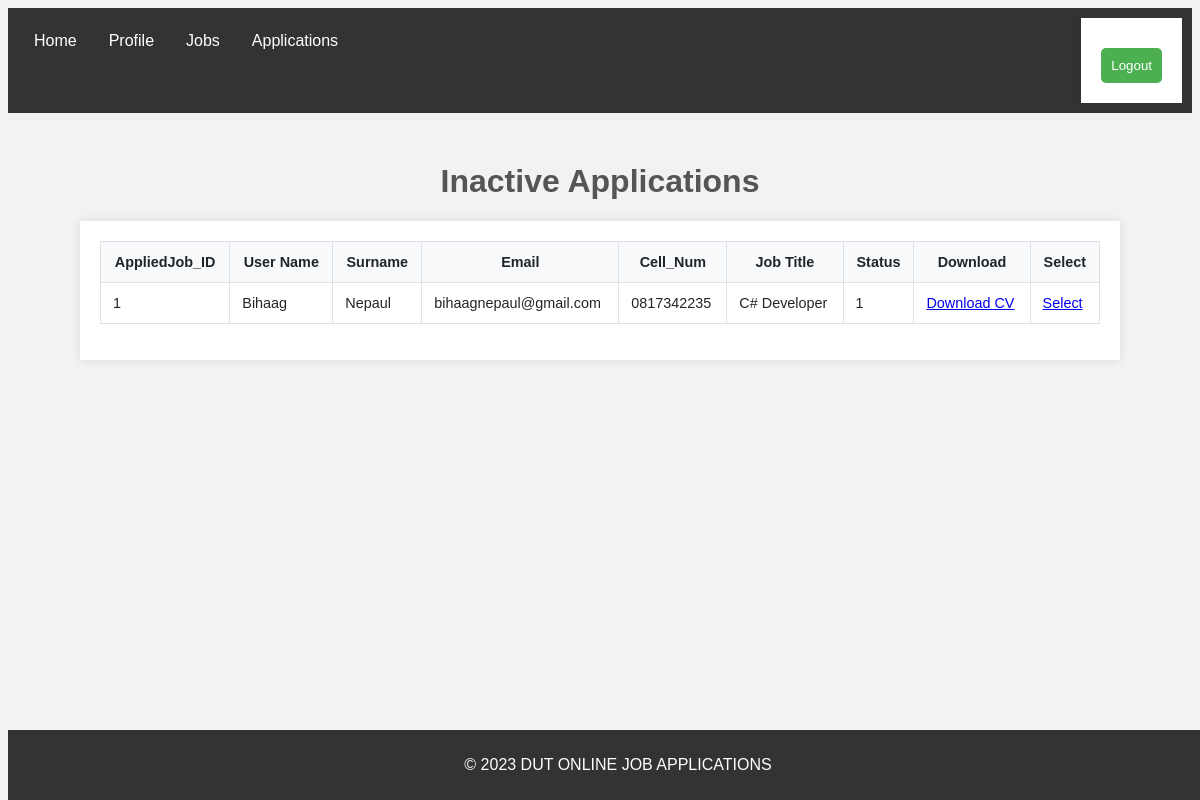
/inactiveapplications, run on an earlier commit of the app's database.
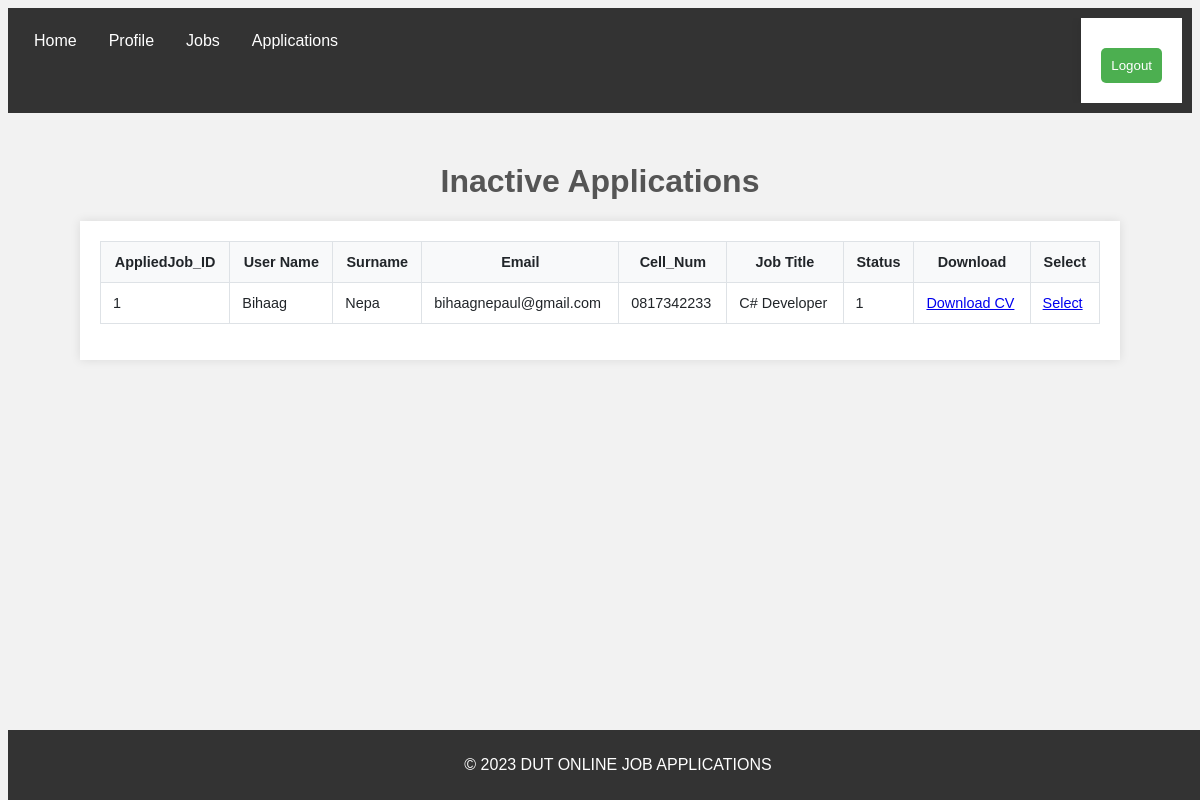
And on a later commit of the database.
### tables this page shows
CREATE TABLE appliedjobs (
                AppJob_ID INTEGER PRIMARY KEY,
                User_ID INTEGER,
                JobId INTEGER,
                CV BLOB, Status Bool,
                FOREIGN KEY(User_ID) REFERENCES users(User_ID),
                FOREIGN KEY(JobID) REFERENCES jobs(JobID)
            );

CREATE TABLE users (User_ID INTEGER PRIMARY KEY, Name TEXT, Surname TEXT, Email TEXT,Cell_Num CHAR(10), Password TEXT,  User_Type TEXT);

CREATE TABLE jobs (JobId INTEGER PRIMARY KEY, Job_Title TEXT, Job_Description TEXT, Faculty TEXT);

### LoginSystemNew.py (the view)
@myapp.route('/inactiveapplications', methods=['GET', 'POST'])
def Inactiveapplications():
    conn = sqlite3.connect('Login.db')
    cursor = conn.cursor()
    '''cursor.execute('SELECT User_ID, JobId, CV, Status FROM appliedjobs')'''
    cursor.execute('SELECT appliedjobs.AppJob_ID, appliedjobs.User_ID, users.Name, users.Surname, users.Email, users.Cell_Num, jobs.Job_Title, appliedjobs.CV, appliedjobs.Status FROM appliedjobs INNER JOIN users ON appliedjobs.User_ID = users.User_ID INNER JOIN jobs ON appliedjobs.JobId = jobs.JobId WHERE appliedjobs.Status = 1')
    jobs = cursor.fetchall()
    conn.close()
    return render_template('InactiveApplications.html', jobs=jobs)

### Templates/InactiveApplications.html (shortened to what this page needs)
<!DOCTYPE html>
<html>
  <head>
  </head>
  <body>
    <nav>
      <ul>
        <li><a href="/loggedin">Home</a></li>
        <li><a href="/updateadminprofile">Profile</a></li>
        <li><a href="/selectedFile">Jobs</a></li>
        <li><a href="/applications">Applications</a></li>
        <li style="float: right;">
          <form action="/logout" method="post">
            <button type="submit">Logout</button>
          </form>
        </li>
      </ul>
    </nav>
  <h1>Inactive Applications</h1>
  <form>
      <table>
        <thead>
          <tr>
            <th>AppliedJob_ID</th>
            <th>User Name</th>
            <th>Surname</th>
            <th>Email</th>
            <th>Cell_Num</th>
            <th>Job Title</th>
            <th>Status</th>
            <th>Download</th>
            <th>Select</th>
          </tr>
        </thead>
        <tbody>
          {% for job in jobs %}
            <tr>
              <td>{{ job[0] }}</td>
              <td>{{ job[2] }}</td>
              <td>{{ job[3] }}</td>
              <td>{{ job[4] }}</td>
              <td>{{ job[5] }}</td>
              <td>{{ job[6] }}</td>
              <td>{{ job[8] }}</td>
              <td><a href="{{ url_for('download_cv', filename=job[7]) }}">Download CV</a></td>
              <td><a href="/applicationview?select_app={{ job[0] }}">Select</a></td>
            </tr>
          {% endfor %}
        </tbody>
      </table>
    </body>
  <footer>
    <p>&copy; 2023 DUT ONLINE JOB APPLICATIONS</p>
  </footer>
</html>

What changed in the data, as far as the page shows it:
changed through a linked row, appliedjobs "Bihaag": Surname "Nepaul" → "Nepa"; Cell_Num "0817342235" → "0817342233"
